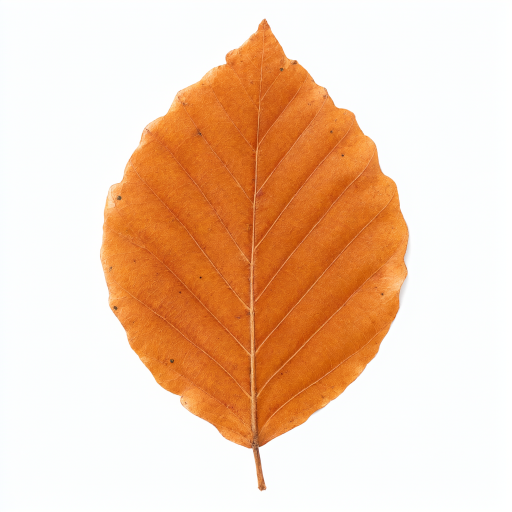
#> input picture art/leaves/source/beech-11.png, 1024 x 1024 px (shown at 1/2 size); its folder holds only this picture in this run
$ python leaf_textures.py
#> lines starting #> are read from the running program, lines starting #| are printed output that depends on the picture; after the words box and inside, x2 and y2 are one past the last pixel; in counts of white or black regions, pixels touching at a corner belong together
"""Turns the leaf photos in art/leaves/source/*.png into transparent textures in art/leaves/*.png, ready to upload
as Roblox images (the package's default leaves are those uploads; their ids are in src/Client/ClientConfig.ts).

    python tools/leaf_textures.py

Each photo is one leaf on pure white (generated with ComfyUI, Qwen Image 2.1). White becomes transparent, the
white fringe is taken back out of the edge colours, and the leaf is cropped, squared and shrunk.
"""

import glob
import os

import numpy as np
from PIL import Image

ROOT = os.path.join(os.path.dirname(__file__), "..", "art", "leaves")
SIZE = 256
MARGIN = 0.03

for path in sorted(glob.glob(os.path.join(ROOT, "source", "*.png"))):
    name = os.path.splitext(os.path.basename(path))[0]
    rgb = np.asarray(Image.open(path).convert("RGB")).astype(np.float32) / 255

    # Distance from white decides opacity: near-white is clear, anything clearly coloured is solid.
    distance = (1 - rgb).max(axis=2)
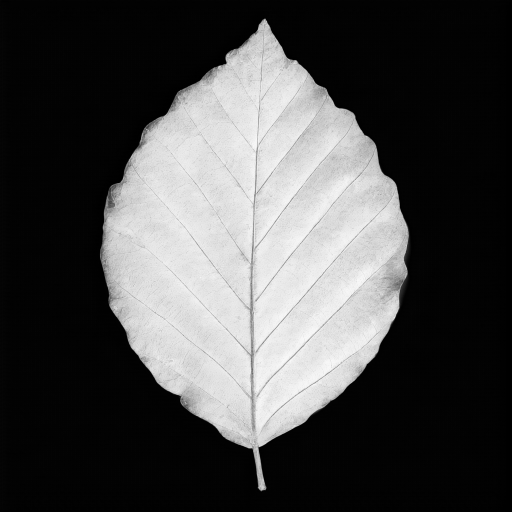
#> distance: shape (1024, 1024) float32 (shown at 1/2 size); min 0, max 0.992, mean 0.293
    alpha = np.clip((distance - 0.05) / 0.15, 0, 1)
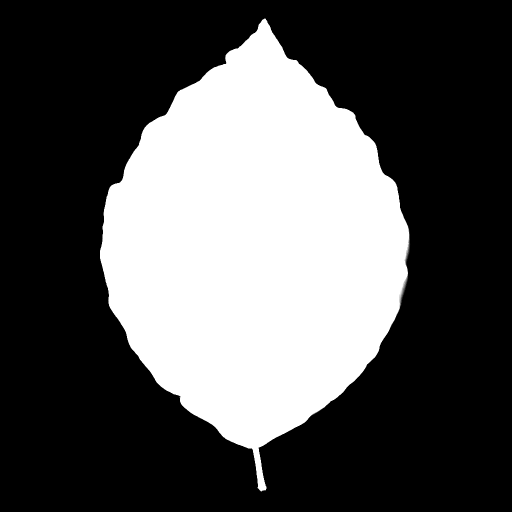
#> alpha: shape (1024, 1024) float32 (shown at 1/2 size); min 0, max 1, mean 0.337
    alpha = alpha * alpha * (3 - 2 * alpha)
    # Undo the blend with the white background at the edge, so no pale halo is left.
    colour = np.clip((rgb - (1 - alpha[..., None])) / np.maximum(alpha, 1e-3)[..., None], 0, 1)
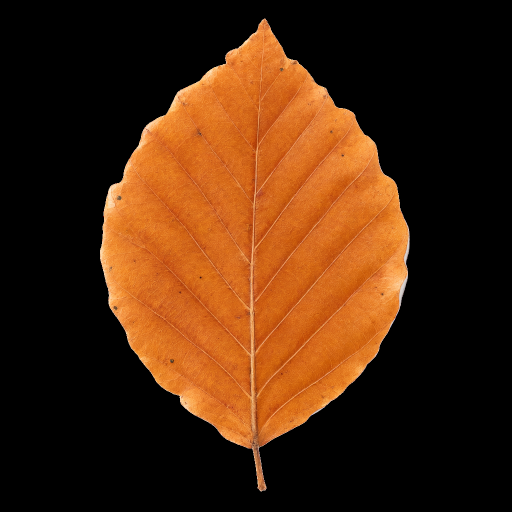
#> colour: shape (1024, 1024, 3) float32 (shown at 1/2 size); mean R, G, B 0.287, 0.152, 0.0514

    ys, xs = np.nonzero(alpha > 0.05)
    top, bottom, left, right = ys.min(), ys.max() + 1, xs.min(), xs.max() + 1
#> top = 37; bottom = 983; left = 200; right = 820
    side = int(max(bottom - top, right - left) * (1 + 2 * MARGIN))
#> side = 1002
    cy, cx = (top + bottom) // 2, (left + right) // 2
#> cy = 510; cx = 510

    premultiplied = np.dstack([colour * alpha[..., None], alpha])
    canvas = np.zeros((side, side, 4), np.float32)
    y0, x0 = cy - side // 2, cx - side // 2
#> y0 = 9; x0 = 9
    sy0, sx0 = max(y0, 0), max(x0, 0)
#> sy0 = 9; sx0 = 9
    sy1, sx1 = min(y0 + side, premultiplied.shape[0]), min(x0 + side, premultiplied.shape[1])
#> sy1 = 1011; sx1 = 1011
    canvas[sy0 - y0 : sy1 - y0, sx0 - x0 : sx1 - x0] = premultiplied[sy0:sy1, sx0:sx1]
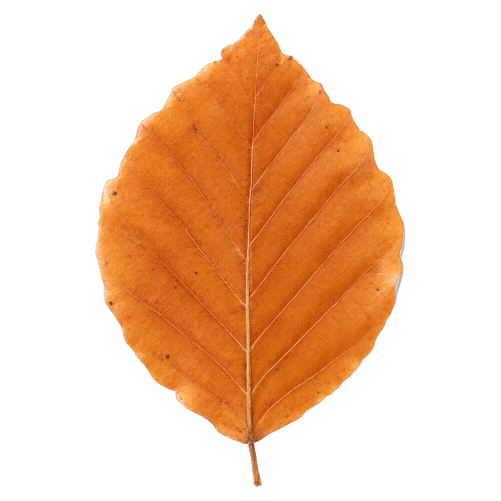
#> canvas: shape (1002, 1002, 4) float32 (shown at 1/2 size); mean R, G, B, A 0.3, 0.158, 0.0533, 0.351; transparent parts drawn white

    channels = [np.asarray(Image.fromarray(canvas[..., c]).resize((SIZE, SIZE), Image.LANCZOS)) for c in range(4)]
#> channels = 4 items
    small = np.clip(np.dstack(channels), 0, 1)
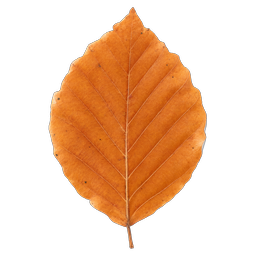
#> small: shape (256, 256, 4) float32; mean of channels 0, 1, 2, 3 0.3, 0.158, 0.0536, 0.351; transparent parts drawn white
    a = small[..., 3:4]
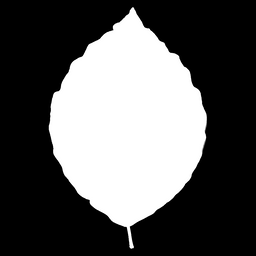
#> a: shape (256, 256, 1) float32; min 0, max 1, mean 0.351
    small[..., :3] = np.where(a > 1e-3, small[..., :3] / np.maximum(a, 1e-3), 0)
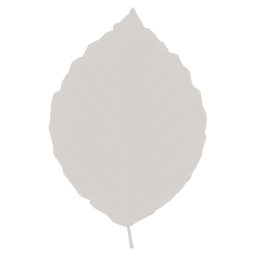
#> small: shape (256, 256, 4) float32; 4.62% of pixels changed, all inside (x1, y1, x2, y2) = (46, 4, 210, 252); transparent parts drawn white
    pixels = (np.clip(small, 0, 1) * 255 + 0.5).astype(np.uint8)
    Image.fromarray(pixels, "RGBA").save(os.path.join(ROOT, name + ".png"))
    print(f"{name}.png: {SIZE}x{SIZE}")
